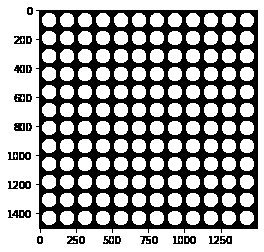
#> input picture locating_dots/test22.png, 264 x 252 px
$ python locate_dots.py
#> lines starting #> are read from the running program, lines starting #| are printed output that depends on the picture; after the words box and inside, x2 and y2 are one past the last pixel; in counts of white or black regions, pixels touching at a corner belong together
#!/usr/bin/env python
# coding: utf-8

import argparse
import cv2
import numpy as np
import csv
import matplotlib.pyplot as plt

#-------------------------------------------------------------------------------------------------------------------#
def get_dot_numpy(image,scaling):
    image = cv2.imread(image)
    image = cv2.cvtColor(image, cv2.COLOR_BGR2GRAY)
    blur = cv2.GaussianBlur(image, (5,5), 0)

    corners = cv2.goodFeaturesToTrack(blur,676,0.01,5)

    corners = np.int16(corners)
    criteria = (cv2.TERM_CRITERIA_EPS + cv2.TERM_CRITERIA_MAX_ITER, 100, 0.001)
    corners_subpix = cv2.cornerSubPix(blur, np.float32(corners), (5, 5), (-1, -1), criteria)

    return corners_subpix * scaling
#-------------------------------------------------------------------------------------------------------------------#
def get_dot_centers(image_file, output_file_name, output_format, scaling):
# Load the image and convert it to grayscale
#> called with image_file = 'test22.png', output_file_name = 'rn_csv', output_format = 'tsv', scaling = 2
  image = cv2.imread(image_file)
#> image is the input picture: shape (252, 264, 3); 61.3% white; 27 black regions, largest, box (x1, y1, x2, y2) and area: (36, 10, 258, 233) 24355, (12, 210, 31, 218) 103, (14, 123, 25, 131) 74
  print(image.shape)
#| (252, 264, 3)
  gray = cv2.cvtColor(image, cv2.COLOR_BGR2GRAY)

  # Blur the image to reduce high frequency noise
  blur = cv2.GaussianBlur(gray, (5,5), 0)
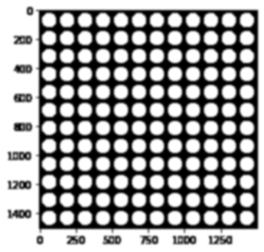
#> blur: shape (252, 264); min 0, max 255, mean 156.4
  # Use the Hough transform to detect circles in the image
  circles = cv2.HoughCircles(blur, cv2.HOUGH_GRADIENT, 1, 20, param1=50, param2=30, minRadius=20, maxRadius=50)
#> circles = 22 rows, first 8: [75.5, 46.5, 34.3], [75.5, 82.5, 34.3], [75.5, 118.5, 34.3], [75.5, 190.5, 34.3], [111.5, 82.5, 35.1], [111.5, 154.5, 35.1], [183.5, 82.5, 35.1], [183.5, 154.5, 35.1]

  # Convert the circles object to a NumPy array
  try:
    circles = np.int16(circles)
#> circles = 22 rows, first 8: [75, 46, 34], [75, 82, 34], [75, 118, 34], [75, 190, 34], [111, 82, 35], [111, 154, 35], [183, 82, 35], [183, 154, 35]
  except:
    print("Dots width too small, try different format.")
    return

  circles = circles[:,:,:2]
#> circles = 22 rows, first 8: [75, 46], [75, 82], [75, 118], [75, 190], [111, 82], [111, 154], [183, 82], [183, 154]
  criteria = (cv2.TERM_CRITERIA_EPS + cv2.TERM_CRITERIA_MAX_ITER, 100, 0.001)
  corners_subpix = cv2.cornerSubPix(gray, np.float32(circles), (5, 5), (-1, -1), criteria)
#> corners_subpix = 22 rows, first 8: [72.47, 43.47], [72.22, 79.22], [75, 118], [75, 190], [108.2, 79.22], [111, 154], [183, 82], [180.2, 151.2]
  corners_subpix = corners_subpix * scaling
#> corners_subpix = 22 rows, first 8: [144.9, 86.93], [144.4, 158.4], [150, 236], [150, 380], [216.4, 158.4], [222, 308], [366, 164], [360.4, 302.4]
  # Check the output format and write the dot center positions to the output file
  if output_format == 'csv':
    # Open the output file in write mode
    corners_subpix = np.around(corners_subpix, decimals=1)
    with open(output_file_name + ".csv", 'w', newline='') as csv_file:
      # Create a CSV writer object
      writer = csv.writer(csv_file)

      # Write the header row
      writer.writerow(['Index', 'X', 'Y'])

      # Iterate over the circles and write the index and center position of each dot to the file
      for i, (x, y) in enumerate(corners_subpix[0,:]):
        writer.writerow([i, x, y])
  elif output_format == 'tsv':
    # Open the output file in write mode
    corners_subpix = np.around(corners_subpix, decimals=1)
#> corners_subpix = 22 rows, first 8: [144.9, 86.9], [144.4, 158.4], [150, 236], [150, 380], [216.4, 158.4], [222, 308], [366, 164], [360.4, 302.4]
    with open(output_file_name + ".tsv", 'w', newline='') as tsv_file:
      # Iterate over the circles and write the index and center position of each dot to the file
      for i, (x, y) in enumerate(corners_subpix[0,:]):
        tsv_file.write(f"{i}\t{x}\t{y}\n")
#> this loop made 22 passes
#> (x, y) on passes 1 to 12: (144.9, 86.9), (144.4, 158.4), (150, 236), (150, 380), (216.4, 158.4), (222, 308), (366, 164), (360.4, 302.4), (396.4, 338.4), (186, 344), (402, 128), (438, 92)

  # Return the positions
  return corners_subpix[:, :]
#-------------------------------------------------------------------------------------------------------------------#
def main(image_file, output_file_name, output_format,scaling):
    if output_format == 'numpy':
        output = get_dot_numpy(image_file,scaling)
    elif output_format == 'tsv' or output_format == 'csv':
        output = get_dot_centers(image_file, output_file_name, output_format, scaling)
#> output has the same summary as corners_subpix in get_dot_centers
    return output

if __name__ == "__main__":
    print(main('test22.png', 'rn_csv', 'tsv', 2))

$ run again, with locating_dots/test21.jpg saved as locating_dots/test22.png
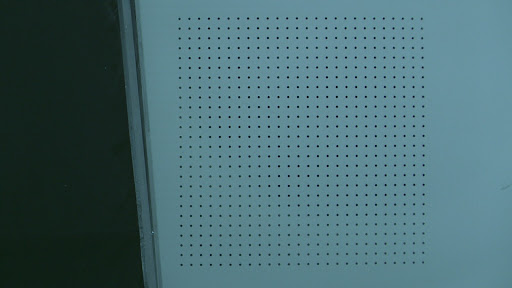
#> input picture locating_dots/test21.jpg, 512 x 288 px
#> in get_dot_centers, image is the input picture: shape (288, 512, 3); mean B, G, R 114, 107.9, 73.4
#| (288, 512, 3)
#> in get_dot_centers, `gray = cv2.cvtColor(image, cv2.COLOR_BGR2GRAY)`:
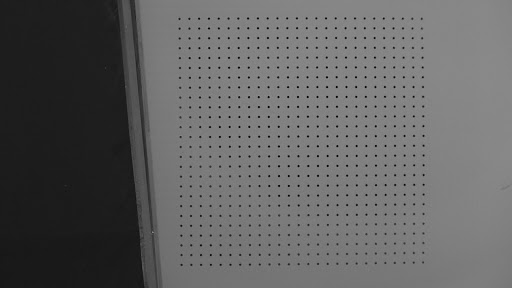
#> gray: shape (288, 512); min 1, max 145, mean 98.3
#> circles = None
